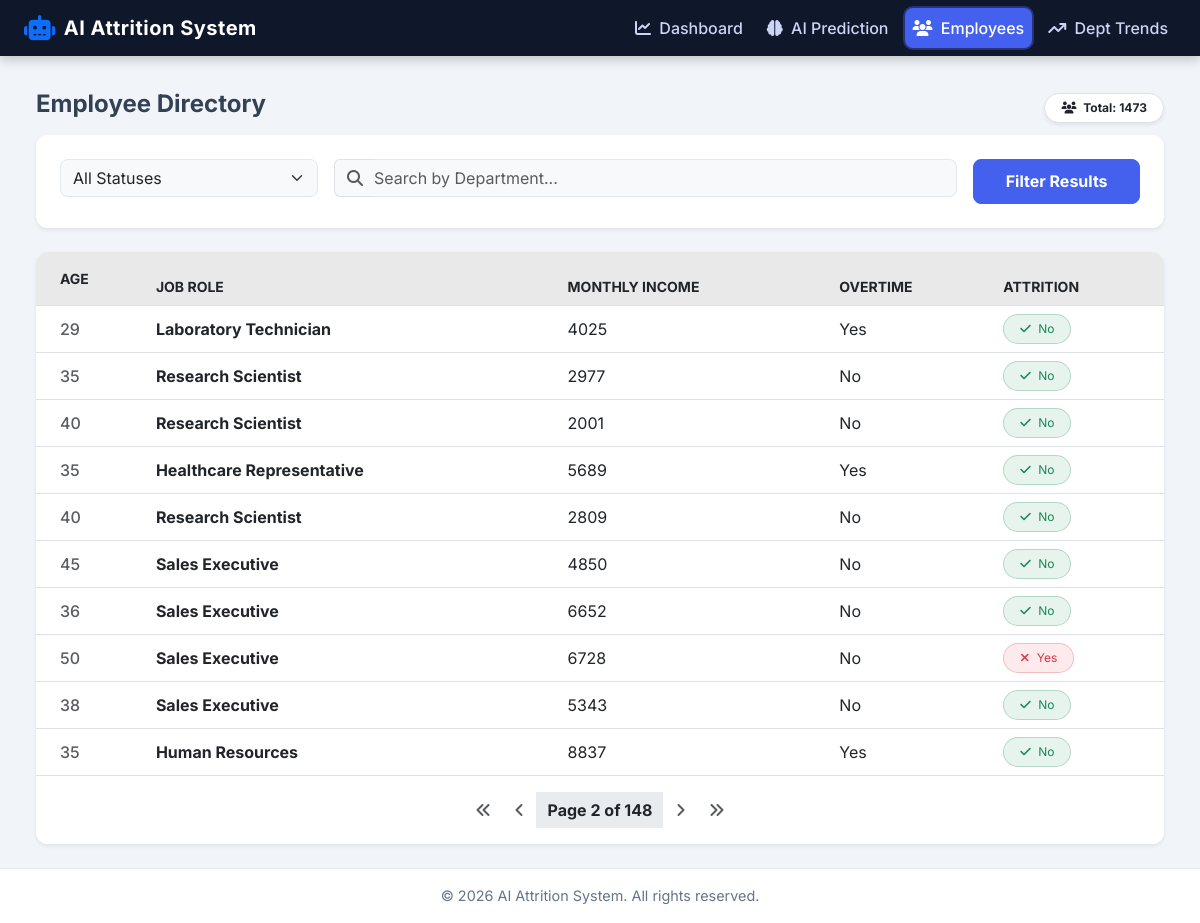
The app's page /employyes?page=2&status=&search= with its own data.
### employ_attrition_app/models.py (models this page shows)
class emlploy_data(models.Model):
    Age=models.CharField(max_length=100)
    Attrition=models.CharField(max_length=100)
    DailyRate=models.CharField(max_length=100)
    DistanceFromHome=models.CharField(max_length=100)
    EmployeeNumber=models.CharField(max_length=100)
    EnvironmentSatisfaction=models.CharField(max_length=100)
    JobInvolvement=models.CharField(max_length=100)
    JobLevel=models.CharField(max_length=100)
    JobRole=models.CharField(max_length=100)
    JobSatisfaction=models.CharField(max_length=100)
    MaritalStatus=models.CharField(max_length=100)
    MonthlyIncome=models.CharField(max_length=100)
    Over18=models.CharField(max_length=100)
    OverTime=models.CharField(max_length=100)
    RelationshipSatisfaction=models.CharField(max_length=100)
    StandardHours=models.CharField(max_length=100)
    StockOptionLevel=models.CharField(max_length=100)
    TotalWorkingYears=models.CharField(max_length=100)
    TrainingTimesLastYear=models.CharField(max_length=100)
    WorkLifeBalance=models.CharField(max_length=100)
    YearsAtCompany=models.CharField(max_length=100)
    YearsInCurrentRole=models.CharField(max_length=100)
    YearsWithCurrManager=models.CharField(max_length=100)
    Department=models.CharField(max_length=100)
    EducationField=models.CharField(max_length=100)
    Gender=models.CharField(max_length=100)
    BusinessTravel=models.CharField(max_length=100)
    NumCompaniesWorked=models.CharField(max_length=100)
    YearsSinceLastPromotion=models.CharField(max_length=100)
    Education=models.CharField(max_length=100)
    PercentSalaryHike=models.CharField(max_length=100)
    MonthlyRate=models.CharField(max_length=100)
    HourlyRate=models.CharField(max_length=100)
    PerformanceRating=models.CharField(max_length=100)

### employ_attrition_app/views.py (the view)
def employyes(request):
    employees = emlploy_data.objects.all().order_by('-id')
    status_filter=request.GET.get("status","")
    search_query=request.GET.get("search","")
    if status_filter:
        employees=emlploy_data.objects.all().filter(Attrition=status_filter)
    if search_query:
        employees=emlploy_data.objects.all().filter(JobRole=search_query)
    paginator = Paginator(employees, 10)
    page_number = request.GET.get('page')
    page_obj = paginator.get_page(page_number)
    return render(request, 'employyes.html', {'page_obj': page_obj,
                                              'employees':employees,
                                              'status_filter':status_filter,
                                              'search_query':search_query})

### template/employyes.html (shortened to what this page needs)
{% extends 'base.html' %}
{% block content %}
<div class="d-flex justify-content-between align-items-center mb-2">
    <h4 class="fw-bold">Employee Directory</h4>
    <span class="badge bg-white text-dark shadow-sm py-2 px-3 border rounded-pill">
        <i class="fa-solid fa-users me-1"></i> Total: {{ page_obj.paginator.count }}
    </span>
</div>
<div class="card p-4 mb-4 border-0 shadow-sm">
    <form method="GET" class="row g-3">
        <div class="col-md-3">
            <select name="status" class="form-select bg-light" onchange="this.form.submit()">
                <option value="" {% if not status_filter %}selected{% endif %}>All Statuses</option>
            </select>
        </div>
        <div class="col-md-7">
            <div class="input-group">
                <span class="input-group-text bg-light border-end-0"><i class="fa-solid fa-magnifying-glass text-muted"></i></span>
                <input type="text" name="search" class="form-control bg-light border-start-0 ps-0"
                       placeholder="Search by Department..." value="{{ search_query }}">
            </div>
        </div>
        <div class="col-md-2">
            <button type="submit" class="btn btn-primary w-100 fw-bold">Filter Results</button>
        </div>
    </form>
</div>
<div class="card shadow-sm border-0 overflow-hidden">
    <div class="table-responsive">
        <table class="table table-hover align-middle mb-0">
            <thead class="bg-light text-uppercase small text-muted">
                <tr>
                    <th class="ps-4 py-3">Age</th>
                    <th>Job Role</th>
                    <th>Monthly Income</th>
                    <th>Overtime</th>
                    <th>Attrition</th>
                </tr>
            </thead>
            <tbody class="border-top-0">
                {% for emp in page_obj %}
                <tr>
                    <td class="ps-4 fw-medium text-muted">
                        {{ emp.Age }}
                    </td>
                    <td class="fw-bold text-dark">
                        {{ emp.JobRole }}
                    </td>
                    <td>
                        {{ emp.MonthlyIncome }}
                    </td>
                    <td>
                        {{ emp.OverTime }}
                    </td>
                   <td>
    <span class="badge rounded-pill px-3 py-2 fw-normal
        {% if emp.Attrition == 'Yes' or emp.Attrition == 'YES' %}
            bg-danger bg-opacity-10 text-danger border border-danger border-opacity-25
        {% else %}
            bg-success bg-opacity-10 text-success border border-success border-opacity-25
        {% endif %}">
        <i class="fa-solid
            {% if emp.Attrition == 'Yes' or emp.Attrition == 'YES' %}
                fa-xmark
            {% else %}
                fa-check
            {% endif %}
            me-1">
        </i>
        {{ emp.Attrition }}
    </span>
</td>
                </tr>
                {% endfor %}
            </tbody>
        </table>
    </div>
    <div class="card-footer bg-white py-3 border-top-0">
        <nav>
            <ul class="pagination justify-content-center mb-0">
                {% if page_obj.has_previous %}
                <li class="page-item">
                    <a
                        class="page-link border-0 text-muted"
                        href="?page=1&status={{ status_filter }}&search={{ search_query }}"
                    >
                        <i class="fa-solid fa-angles-left"></i>
                    </a>
                </li>
                <li class="page-item">
                    <a
                        class="page-link border-0 text-muted"
                        href="?page={{ page_obj.previous_page_number }}&status={{ status_filter }}&search={{ search_query }}"
                    >
                        <i class="fa-solid fa-angle-left"></i>
                    </a>
                </li>
                {% endif %}
                <li class="page-item disabled">
                    <span class="page-link border-0 text-dark fw-bold">
                        Page {{ page_obj.number }} of {{ page_obj.paginator.num_pages }}
                    </span>
                </li>
                {% if page_obj.has_next %}
                <li class="page-item">
                    <a
                        class="page-link border-0 text-muted"
                        href="?page={{ page_obj.next_page_number }}&status={{ status_filter }}&search={{ search_query }}"
                    >
                        <i class="fa-solid fa-angle-right"></i>
                    </a>
                </li>
                <li class="page-item">
                    <a
                        class="page-link border-0 text-muted"
                        href="?page={{ page_obj.paginator.num_pages }}&status={{ status_filter }}&search={{ search_query }}"
                    >
                        <i class="fa-solid fa-angles-right"></i>
                    </a>
                </li>
                {% endif %}
            </ul>
        </nav>
    </div>
</div>
{% endblock %}

### template/base.html (style rules this page uses)
.table>thead tr th { background: #b1afaf36; }
:root { --primary-color: #4361ee; --secondary-color: #3f37c9; --header-bg: #0f172a; --body-bg: #f1f5f9; }
body { font-family: 'Inter', sans-serif; background-color: var(--body-bg); color: #334155; min-height: 100vh; display: flex; flex-direction: column; }
.card { border: none; border-radius: 12px; background: white; box-shadow: 0 4px 6px -1px rgba(0, 0, 0, 0.1); }
.btn-primary { background-color: var(--primary-color); border-color: var(--primary-color); border-radius: 8px; padding: 0.6rem 1.5rem; font-weight: 500; }
.form-control, .form-select { border-radius: 8px; border: 1px solid #e2e8f0; }

### records on screen
emlploy_data: Age "29", JobRole "Laboratory Technician", MonthlyIncome "4025", OverTime "Yes", Attrition "No"
emlploy_data: Age "35", JobRole "Research Scientist", MonthlyIncome "2977", OverTime "No", Attrition "No"
emlploy_data: Age "40", JobRole "Research Scientist", MonthlyIncome "2001", OverTime "No", Attrition "No"
emlploy_data: Age "35", JobRole "Healthcare Representative", MonthlyIncome "5689", OverTime "Yes", Attrition "No"
emlploy_data: Age "40", JobRole "Research Scientist", MonthlyIncome "2809", OverTime "No", Attrition "No"
emlploy_data: Age "45", JobRole "Sales Executive", MonthlyIncome "4850", OverTime "No", Attrition "No"
emlploy_data: Age "36", JobRole "Sales Executive", MonthlyIncome "6652", OverTime "No", Attrition "No"
emlploy_data: Age "50", JobRole "Sales Executive", MonthlyIncome "6728", OverTime "No", Attrition "Yes"
emlploy_data: Age "38", JobRole "Sales Executive", MonthlyIncome "5343", OverTime "No", Attrition "No"
emlploy_data: Age "35", JobRole "Human Resources", MonthlyIncome "8837", OverTime "Yes", Attrition "No"

### other values on screen
{{ page_obj.paginator.count }} "1473"
{{ page_obj.number }} "2"
{{ page_obj.paginator.num_pages }} "148"
